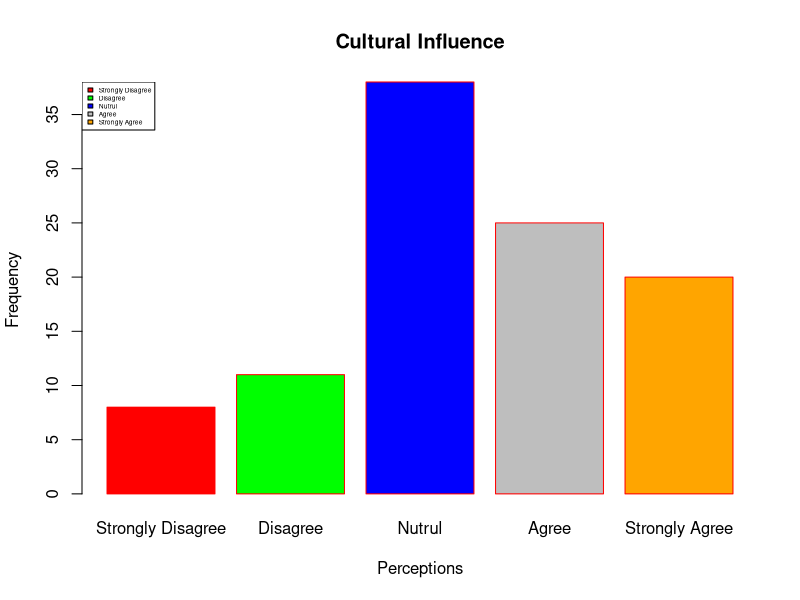

Source code (R):
h <- c(8,11,38,25,20)
m <- c("Strongly Disagree", "Disagree", "Nutrul", "Agree", "Strongly Agree")

barplot(h, xlab = "Perceptions", ylab = "Frequency", main = "Cultural Influence",
        names.arg = m, border = "red", col = c('red', 'green', 'blue', 'gray', 'orange'))
legend("topleft", m, cex = 0.4, fill = c('red', 'green', 'blue', 'gray', 'orange'))